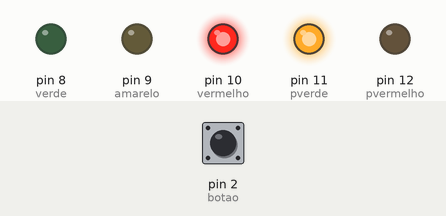
This sketch was run on a simulated Arduino Uno, built with avr-gcc and run on an emulated ATmega328P. Shown: output pins drawn as LEDs (lit = HIGH). The inputs (shaded band) are chosen by the test bench; at power-on: pin 2 (botao) LOW.

Above: at 11.62 s.
12.1 s: pin 2 (botao) pulled HIGH for 3 s
At 14.2 s:
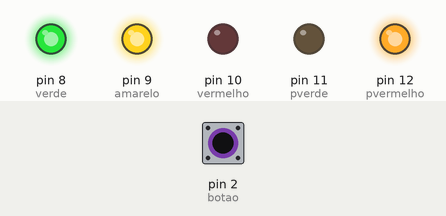
At 15.0 s:
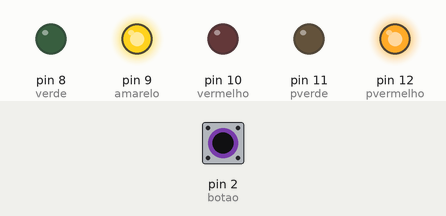
Timing chart, 0 to 28.9 s (numbered marks = the images above; inputs shaded):
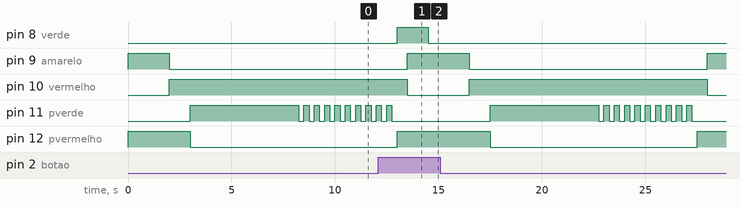

Measured:
- after the input at 12.1 s, pin 8 (verde): goes on until 14.5 s, then stays LOW

The sketch:

semaforo_interativo.ino
```cpp
int verde = 8;
int amarelo = 9;
int vermelho = 10;
int pverde = 11;
int pvermelho = 12;
int botao = 2;
int tempominimo = 5000;
unsigned long atual;

void setup(){
  pinMode(verde, OUTPUT);
  pinMode(amarelo, OUTPUT);
  pinMode(vermelho, OUTPUT);
  pinMode(pverde, OUTPUT);
  pinMode(pvermelho, OUTPUT);
  pinMode(botao, INPUT);

  digitalWrite(verde, HIGH);
  digitalWrite(pvermelho,HIGH);
}

void loop(){
  int estado = digitalRead(botao);
  if (estado == HIGH && (millis() - tempominimo) > 5000){
    funcionamento();
  }
  digitalWrite(verde, LOW);
  digitalWrite(amarelo, HIGH);
  delay(2000);

  digitalWrite(amarelo, LOW);
  digitalWrite(vermelho, HIGH);
  delay(1000);

  digitalWrite(pvermelho, LOW);
  digitalWrite(pverde, HIGH);
  delay(tempominimo);

  for (int i = 0; i < 10; i++){
    digitalWrite(pverde, HIGH);
    delay(250);
    digitalWrite(pverde, LOW);
    delay(250);
  }
  digitalWrite(verde, HIGH);
  digitalWrite(pvermelho, HIGH);
  delay(500);

  digitalWrite(amarelo, HIGH);
  digitalWrite(vermelho, LOW);
  delay(1000);

  digitalWrite(verde, HIGH);
  digitalWrite(amarelo,LOW);

  atual = millis();
}
void funcionamento(){
  digitalWrite(verde, LOW);
  digitalWrite(amarelo, HIGH);
  delay(2000);

  digitalWrite(amarelo, LOW);
  digitalWrite(vermelho, HIGH);
  delay(1000);

  digitalWrite(pvermelho, LOW);
  digitalWrite(pverde, HIGH);
  delay(tempominimo);

  for (int i = 0; i < 10; i++){
    digitalWrite(pverde, HIGH);
    delay(250);
    digitalWrite(pverde, LOW);
    delay(250);
  }
  digitalWrite(pvermelho, HIGH);
  delay(500);

  digitalWrite(amarelo, HIGH);
  digitalWrite(vermelho, LOW);
  delay(1000);

  digitalWrite(verde, HIGH);
  digitalWrite(amarelo,LOW);

  atual = millis();
}
```
